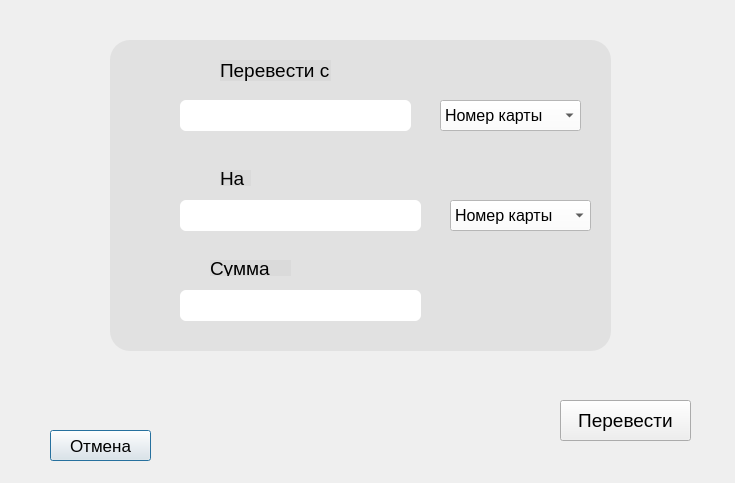
<?xml version="1.0" encoding="UTF-8"?>
<ui version="4.0">
 <class>Transfer_money_window</class>
 <widget class="QDialog" name="Transfer_money_window">
  <property name="geometry">
   <rect>
    <x>0</x>
    <y>0</y>
    <width>735</width>
    <height>483</height>
   </rect>
  </property>
  <property name="windowTitle">
   <string>Dialog</string>
  </property>
  <widget class="QFrame" name="frame">
   <property name="geometry">
    <rect>
     <x>110</x>
     <y>40</y>
     <width>501</width>
     <height>311</height>
    </rect>
   </property>
   <property name="styleSheet">
    <string notr="true">QFrame{
background-color:rgba(211, 211, 211, 0.5);
border-radius: 20px;
}

QLabel{
color: black;
}
QLineEdit{
background-color: white;
border-radius: 6px;
}

QComboBox{
background-color:white;
color: black;
}</string>
   </property>
   <property name="frameShape">
    <enum>QFrame::StyledPanel</enum>
   </property>
   <property name="frameShadow">
    <enum>QFrame::Raised</enum>
   </property>
   <widget class="QLabel" name="label">
    <property name="geometry">
     <rect>
      <x>110</x>
      <y>20</y>
      <width>111</width>
      <height>21</height>
     </rect>
    </property>
    <property name="font">
     <font>
      <pointsize>14</pointsize>
     </font>
    </property>
    <property name="text">
     <string>Перевести с</string>
    </property>
   </widget>
   <widget class="QLineEdit" name="From_account_line">
    <property name="geometry">
     <rect>
      <x>70</x>
      <y>60</y>
      <width>231</width>
      <height>31</height>
     </rect>
    </property>
   </widget>
   <widget class="QComboBox" name="comboBox">
    <property name="geometry">
     <rect>
      <x>330</x>
      <y>60</y>
      <width>141</width>
      <height>31</height>
     </rect>
    </property>
    <property name="font">
     <font>
      <pointsize>12</pointsize>
     </font>
    </property>
    <item>
     <property name="text">
      <string>Номер карты</string>
     </property>
    </item>
    <item>
     <property name="text">
      <string>Банковский счёт</string>
     </property>
    </item>
   </widget>
   <widget class="QLineEdit" name="To_account_line">
    <property name="geometry">
     <rect>
      <x>70</x>
      <y>160</y>
      <width>241</width>
      <height>31</height>
     </rect>
    </property>
   </widget>
   <widget class="QLabel" name="label_2">
    <property name="geometry">
     <rect>
      <x>110</x>
      <y>130</y>
      <width>31</width>
      <height>16</height>
     </rect>
    </property>
    <property name="font">
     <font>
      <pointsize>14</pointsize>
     </font>
    </property>
    <property name="text">
     <string>На</string>
    </property>
   </widget>
   <widget class="QComboBox" name="comboBox_2">
    <property name="geometry">
     <rect>
      <x>340</x>
      <y>160</y>
      <width>141</width>
      <height>31</height>
     </rect>
    </property>
    <property name="font">
     <font>
      <pointsize>12</pointsize>
     </font>
    </property>
    <item>
     <property name="text">
      <string>Номер карты</string>
     </property>
    </item>
    <item>
     <property name="text">
      <string>Банковский счёт</string>
     </property>
    </item>
   </widget>
   <widget class="QLabel" name="label_3">
    <property name="geometry">
     <rect>
      <x>100</x>
      <y>220</y>
      <width>81</width>
      <height>16</height>
     </rect>
    </property>
    <property name="font">
     <font>
      <pointsize>14</pointsize>
     </font>
    </property>
    <property name="text">
     <string>Сумма</string>
    </property>
   </widget>
   <widget class="QLineEdit" name="Money_line">
    <property name="geometry">
     <rect>
      <x>70</x>
      <y>250</y>
      <width>241</width>
      <height>31</height>
     </rect>
    </property>
   </widget>
  </widget>
  <widget class="QPushButton" name="Cancel_button">
   <property name="geometry">
    <rect>
     <x>50</x>
     <y>430</y>
     <width>101</width>
     <height>31</height>
    </rect>
   </property>
   <property name="font">
    <font>
     <pointsize>13</pointsize>
    </font>
   </property>
   <property name="text">
    <string>Отмена</string>
   </property>
  </widget>
  <widget class="QPushButton" name="Transfer_button">
   <property name="geometry">
    <rect>
     <x>560</x>
     <y>400</y>
     <width>131</width>
     <height>41</height>
    </rect>
   </property>
   <property name="font">
    <font>
     <pointsize>14</pointsize>
    </font>
   </property>
   <property name="text">
    <string>Перевести</string>
   </property>
  </widget>
 </widget>
 <resources/>
 <connections/>
</ui>
